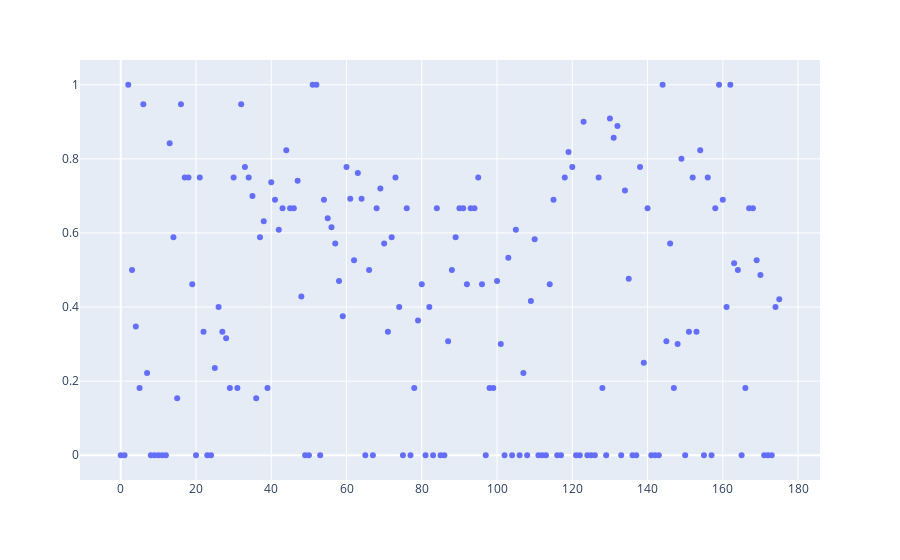

The cell this chart's notebook holds for it:
### Code cell
scatter(np.arange(len(f1s.values())), list(f1s.values()))

### Figure 1 — Plotly figure (JSON) as saved in the notebook; plotly's stock layout.template omitted (floating-point values rounded to 4 significant figures; data arrays with more than 128 entries replaced by an {"elided": "..."} marker saying what was removed)
{"data": [{"hovertemplate": "=%{y}<extra></extra>", "legendgroup": "", "marker": {"color": "#636efa", "symbol": "circle"}, "mode": "markers", "name": "", "orientation": "v", "showlegend": false, "type": "scatter", "x": {"elided": "176 int values"}, "xaxis": "x", "y": {"elided": "176 float values"}, "yaxis": "y"}], "layout": {"legend": {"tracegroupgap": 0}, "margin": {"t": 60}, "xaxis": {"anchor": "y", "domain": [0, 1], "title": {"text": ""}}, "yaxis": {"anchor": "x", "domain": [0, 1], "title": {"text": ""}}}}
